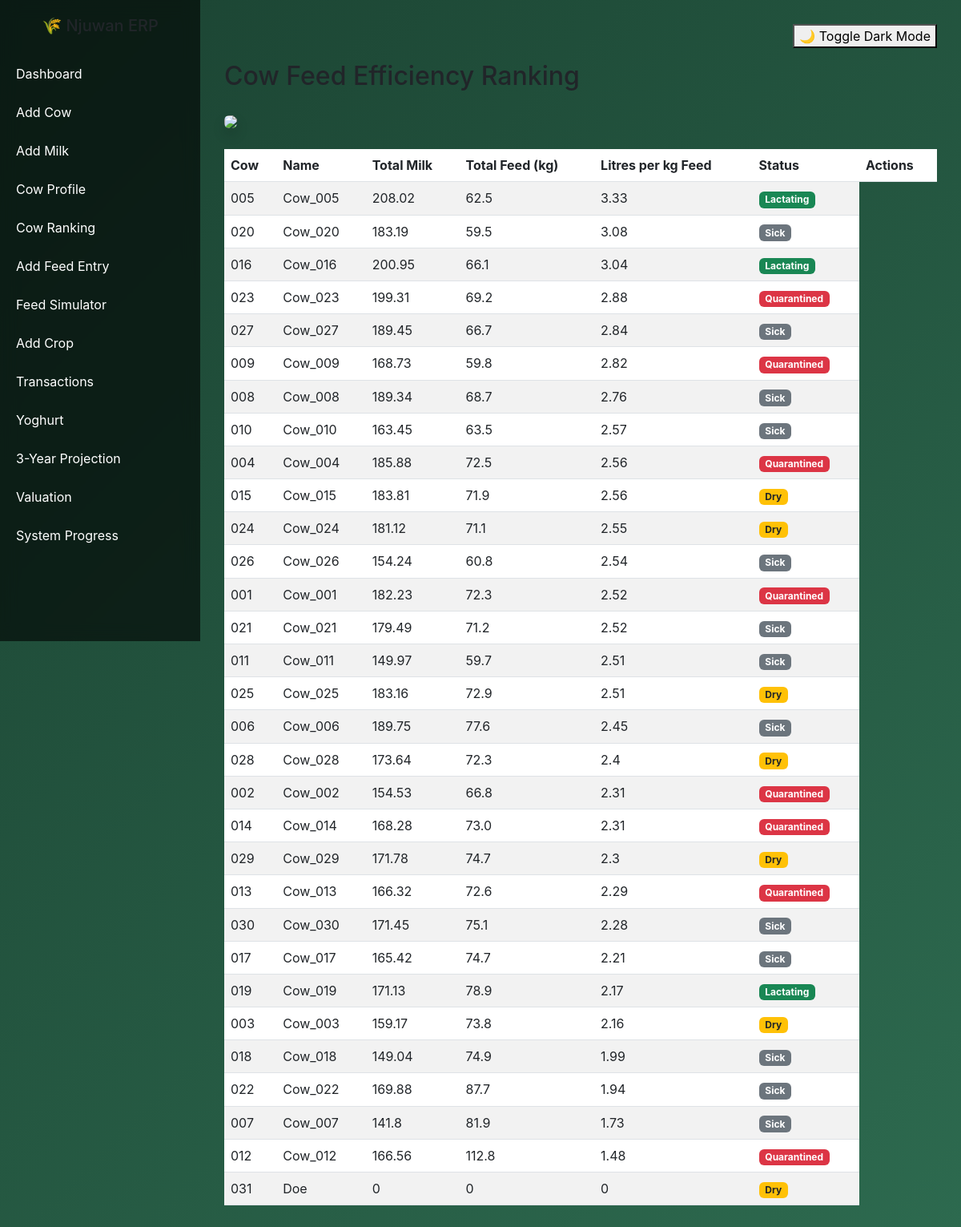
The app's page /cow_efficiency with its own data.
### models.py (models this page shows, shortened)
class Cow(db.Model):
    __tablename__ = "cows"
    id = db.Column(db.Integer, primary_key=True)
    tag_number = db.Column(db.String(50), unique=True)
    name = db.Column(db.String(100))  # New Name Column
    breed = db.Column(db.String(50))
    birth_date = db.Column(db.Date)
    age = db.Column(db.Integer)
    farm_id = db.Column(db.Integer, db.ForeignKey("farms.id"))
    weight_kg = db.Column(db.Float) # Useful for health monitoring
    status = db.Column(db.String(50), default="Active") # Active, Quarantined, Sold, Dry, Lactating
    feed_records = db.relationship("Feed", backref="cow", lazy=True)
    milk_records = db.relationship("MilkProduction", backref="cow", lazy='dynamic')
    health_records = db.relationship('HealthRecord', backref='cow', lazy=True)
    vaccinations = db.relationship('Vaccination', backref='cow', lazy=True)
    breeding_records = db.relationship('Breeding', backref='cow', lazy=True)

### app.py (the view)
@app.route("/cow_efficiency")
def cow_efficiency():
    data = cow_feed_efficiency()
    return render_template("cow_efficiency.html", data=data)

### analytics.py (called while the page is built)
def cow_feed_efficiency():
    cows = Cow.query.all()
    results = []
    for cow in cows:
        milk_total = db.session.query(func.sum(MilkProduction.litres)).filter_by(cow_id=cow.id).scalar() or 0
        feed_records = Feed.query.filter_by(cow_id=cow.id).all()
        total_feed = sum(record.qty for record in feed_records) # Use 'qty' as per your Feed model
        efficiency = (milk_total / total_feed) if total_feed > 0 else 0
        results.append({
            "cow": cow.tag_number,
            "name": cow.name,
            "milk": round(milk_total, 2),
            "feed_kg": round(total_feed, 2),
            "efficiency": round(efficiency, 2),
            "status": cow.status
        })
    results.sort(key=lambda x: x["efficiency"], reverse=True)
    return results

### templates/cow_efficiency.html
{% extends "base.html" %}
{% block content %}
<h2 class="mb-4">Cow Feed Efficiency Ranking</h2>
<div class="mb-4">
    <img src="https://images.unsplash.com/photo-1500595046743-cd271d694d30" class="img-fluid rounded shadow">
</div>
<table class="table table-striped">
    <thead>
        <tr>
            <th>Cow</th>
            <th>Name</th>
            <th>Total Milk</th>
            <th>Total Feed (kg)</th>
            <th>Litres per kg Feed</th>
            <th>Status</th> <th>Actions</th>
        </tr>
    </thead>
    <tbody>
        {% for cow in data %}
        <tr>
            <td>{{ cow.cow }}</td>
            <td>{{ cow.name }}</td>
            <td>{{ cow.milk }}</td>
            <td>{{ cow.feed_kg }}</td>
            <td>{{ cow.efficiency }}</td>
            <td>
                {% if cow.status == 'Active' or cow.status == 'Lactating' %}
                <span class="badge bg-success">{{ cow.status }}</span>
                {% elif cow.status == 'Quarantined' %}
                <span class="badge bg-danger">{{ cow.status }}</span>
                {% elif cow.status == 'Dry' %}
                <span class="badge bg-warning text-dark">{{ cow.status }}</span>
                {% else %}
                <span class="badge bg-secondary">{{ cow.status }}</span>
                {% endif %}
            </td>
        </tr>
        {% endfor %}
    </tbody>
</table>
{% endblock %}

### templates/base.html (style rules this page uses)
body { margin: 0; font-family: 'Inter', sans-serif; background: linear-gradient(135deg, #1b4332, #2d6a4f); overflow-x: hidden; }

### records on screen
Cow: cow "005", name "Cow_005", milk "208.02", feed_kg "62.5", efficiency "3.33", status "Lactating"
Cow: cow "020", name "Cow_020", milk "183.19", feed_kg "59.5", efficiency "3.08", status "Sick"
Cow: cow "016", name "Cow_016", milk "200.95", feed_kg "66.1", efficiency "3.04", status "Lactating"
Cow: cow "023", name "Cow_023", milk "199.31", feed_kg "69.2", efficiency "2.88", status "Quarantined"
Cow: cow "027", name "Cow_027", milk "189.45", feed_kg "66.7", efficiency "2.84", status "Sick"
Cow: cow "009", name "Cow_009", milk "168.73", feed_kg "59.8", efficiency "2.82", status "Quarantined"
Cow: cow "008", name "Cow_008", milk "189.34", feed_kg "68.7", efficiency "2.76", status "Sick"
Cow: cow "010", name "Cow_010", milk "163.45", feed_kg "63.5", efficiency "2.57", status "Sick"
Cow: cow "004", name "Cow_004", milk "185.88", feed_kg "72.5", efficiency "2.56", status "Quarantined"
Cow: cow "015", name "Cow_015", milk "183.81", feed_kg "71.9", efficiency "2.56", status "Dry"
Cow: cow "024", name "Cow_024", milk "181.12", feed_kg "71.1", efficiency "2.55", status "Dry"
Cow: cow "026", name "Cow_026", milk "154.24", feed_kg "60.8", efficiency "2.54", status "Sick"
Cow: cow "001", name "Cow_001", milk "182.23", feed_kg "72.3", efficiency "2.52", status "Quarantined"
Cow: cow "021", name "Cow_021", milk "179.49", feed_kg "71.2", efficiency "2.52", status "Sick"
Cow: cow "011", name "Cow_011", milk "149.97", feed_kg "59.7", efficiency "2.51", status "Sick"
Cow: cow "025", name "Cow_025", milk "183.16", feed_kg "72.9", efficiency "2.51", status "Dry"
Cow: cow "006", name "Cow_006", milk "189.75", feed_kg "77.6", efficiency "2.45", status "Sick"
Cow: cow "028", name "Cow_028", milk "173.64", feed_kg "72.3", efficiency "2.4", status "Dry"
Cow: cow "002", name "Cow_002", milk "154.53", feed_kg "66.8", efficiency "2.31", status "Quarantined"
Cow: cow "014", name "Cow_014", milk "168.28", feed_kg "73.0", efficiency "2.31", status "Quarantined"
Cow: cow "029", name "Cow_029", milk "171.78", feed_kg "74.7", efficiency "2.3", status "Dry"
Cow: cow "013", name "Cow_013", milk "166.32", feed_kg "72.6", efficiency "2.29", status "Quarantined"
Cow: cow "030", name "Cow_030", milk "171.45", feed_kg "75.1", efficiency "2.28", status "Sick"
Cow: cow "017", name "Cow_017", milk "165.42", feed_kg "74.7", efficiency "2.21", status "Sick"
Cow: cow "019", name "Cow_019", milk "171.13", feed_kg "78.9", efficiency "2.17", status "Lactating"
Cow: cow "003", name "Cow_003", milk "159.17", feed_kg "73.8", efficiency "2.16", status "Dry"
Cow: cow "018", name "Cow_018", milk "149.04", feed_kg "74.9", efficiency "1.99", status "Sick"
Cow: cow "022", name "Cow_022", milk "169.88", feed_kg "87.7", efficiency "1.94", status "Sick"
Cow: cow "007", name "Cow_007", milk "141.8", feed_kg "81.9", efficiency "1.73", status "Sick"
Cow: cow "012", name "Cow_012", milk "166.56", feed_kg "112.8", efficiency "1.48", status "Quarantined"
Cow: cow "031", name "Doe", milk "0", feed_kg "0", efficiency "0", status "Dry"
